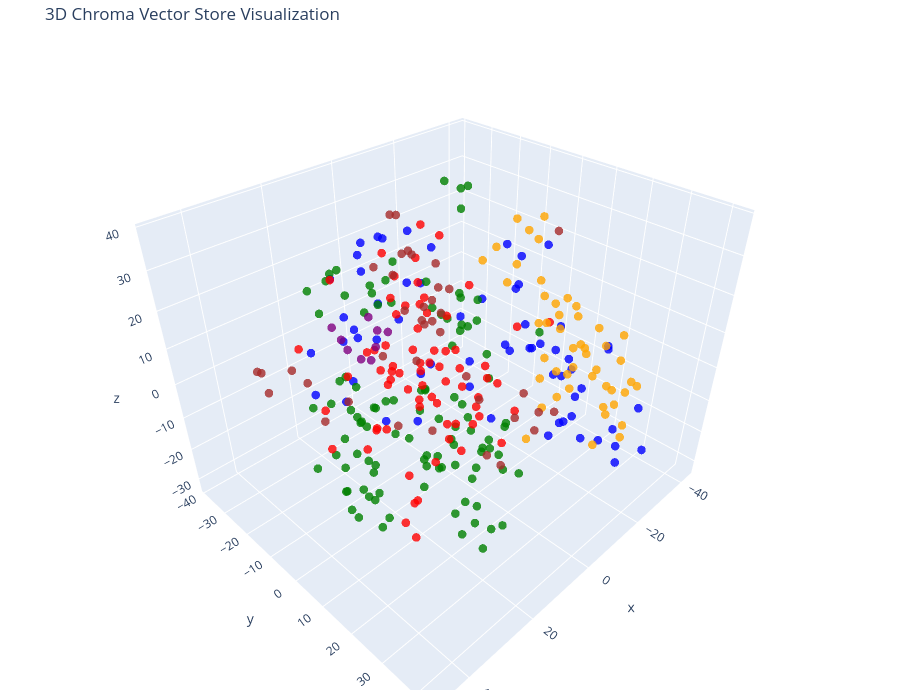

The cell this chart's notebook holds for it:
### Code cell
# Let's try 3D!

tsne = TSNE(n_components=3, random_state=42)
reduced_vectors = tsne.fit_transform(vectors)

# Create the 3D scatter plot
fig = go.Figure(data=[go.Scatter3d(
    x=reduced_vectors[:, 0],
    y=reduced_vectors[:, 1],
    z=reduced_vectors[:, 2],
    mode='markers',
    marker=dict(size=5, color=colors, opacity=0.8),
    text=[f"Type: {t}<br>Text: {d[:100]}..." for t, d in zip(doc_types, documents)],
    hoverinfo='text'
)])

fig.update_layout(
    title='3D Chroma Vector Store Visualization',
    scene=dict(xaxis_title='x', yaxis_title='y', zaxis_title='z'),
    width=900,
    height=700,
    margin=dict(r=10, b=10, l=10, t=40)
)

fig.show()

### Figure 1 — Plotly figure (JSON) as saved in the notebook; plotly's stock layout.template omitted (floating-point values rounded to 4 significant figures; data arrays with more than 128 entries replaced by an {"elided": "..."} marker saying what was removed)
{"data": [{"hoverinfo": "text", "marker": {"color": {"elided": "334 str values"}, "opacity": 0.8, "size": 5}, "mode": "markers", "text": {"elided": "334 str values"}, "type": "scatter3d", "x": {"elided": "334 float values"}, "y": {"elided": "334 float values"}, "z": {"elided": "334 float values"}}], "layout": {"height": 700, "margin": {"b": 10, "l": 10, "r": 10, "t": 40}, "scene": {"xaxis": {"title": {"text": "x"}}, "yaxis": {"title": {"text": "y"}}, "zaxis": {"title": {"text": "z"}}}, "title": {"text": "3D Chroma Vector Store Visualization"}, "width": 900}}
